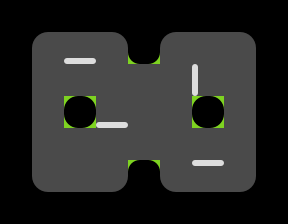

Rendered tile map (Tiled .tmx) drawn with the repository's tilesets; below, a short description and the full map source, tile grids included:
An orthogonal 9x7 tile map with 32x32 px tiles, 5 tile layers (grid, walls, zonemap, blockrounded, ...) and 5 objects (2x enemy, 2x goal, player).

<map version="1.0" orientation="orthogonal" width="9" height="7" tilewidth="32" tileheight="32">
 <properties>
  <property name="_mode" value="" />
  <property name="_title" value="test" />
  <property name="_zone" value="" />
 </properties>
 <tileset firstgid="1" name="cells" tilewidth="32" tileheight="32">
  <image source="../cells.png" trans="ff00ff" width="128" height="384" />
 </tileset>
 <layer name="grid" width="9" height="7">
  <data>
   <tile gid="16" />
   <tile gid="16" />
   <tile gid="16" />
   <tile gid="16" />
   <tile gid="16" />
   <tile gid="16" />
   <tile gid="16" />
   <tile gid="16" />
   <tile gid="16" />
   <tile gid="16" />
   <tile gid="1" />
   <tile gid="1" />
   <tile gid="1" />
   <tile gid="16" />
   <tile gid="1" />
   <tile gid="1" />
   <tile gid="1" />
   <tile gid="16" />
   <tile gid="16" />
   <tile gid="1" />
   <tile gid="1" />
   <tile gid="1" />
   <tile gid="1" />
   <tile gid="1" />
   <tile gid="1" />
   <tile gid="1" />
   <tile gid="16" />
   <tile gid="16" />
   <tile gid="1" />
   <tile gid="16" />
   <tile gid="1" />
   <tile gid="1" />
   <tile gid="1" />
   <tile gid="16" />
   <tile gid="1" />
   <tile gid="16" />
   <tile gid="16" />
   <tile gid="1" />
   <tile gid="1" />
   <tile gid="1" />
   <tile gid="1" />
   <tile gid="1" />
   <tile gid="1" />
   <tile gid="1" />
   <tile gid="16" />
   <tile gid="16" />
   <tile gid="1" />
   <tile gid="1" />
   <tile gid="1" />
   <tile gid="16" />
   <tile gid="1" />
   <tile gid="1" />
   <tile gid="1" />
   <tile gid="16" />
   <tile gid="16" />
   <tile gid="16" />
   <tile gid="16" />
   <tile gid="16" />
   <tile gid="16" />
   <tile gid="16" />
   <tile gid="16" />
   <tile gid="16" />
   <tile gid="16" />
  </data>
 </layer>
 <layer name="walls" width="9" height="7">
  <data>
   <tile gid="0" />
   <tile gid="0" />
   <tile gid="0" />
   <tile gid="0" />
   <tile gid="0" />
   <tile gid="0" />
   <tile gid="0" />
   <tile gid="0" />
   <tile gid="0" />
   <tile gid="0" />
   <tile gid="0" />
   <tile gid="9" />
   <tile gid="0" />
   <tile gid="0" />
   <tile gid="0" />
   <tile gid="0" />
   <tile gid="0" />
   <tile gid="0" />
   <tile gid="0" />
   <tile gid="0" />
   <tile gid="0" />
   <tile gid="0" />
   <tile gid="0" />
   <tile gid="0" />
   <tile gid="3" />
   <tile gid="0" />
   <tile gid="0" />
   <tile gid="0" />
   <tile gid="0" />
   <tile gid="0" />
   <tile gid="9" />
   <tile gid="0" />
   <tile gid="0" />
   <tile gid="0" />
   <tile gid="0" />
   <tile gid="0" />
   <tile gid="0" />
   <tile gid="0" />
   <tile gid="0" />
   <tile gid="0" />
   <tile gid="0" />
   <tile gid="0" />
   <tile gid="0" />
   <tile gid="0" />
   <tile gid="0" />
   <tile gid="0" />
   <tile gid="0" />
   <tile gid="0" />
   <tile gid="0" />
   <tile gid="0" />
   <tile gid="0" />
   <tile gid="5" />
   <tile gid="0" />
   <tile gid="0" />
   <tile gid="0" />
   <tile gid="0" />
   <tile gid="0" />
   <tile gid="0" />
   <tile gid="0" />
   <tile gid="0" />
   <tile gid="0" />
   <tile gid="0" />
   <tile gid="0" />
  </data>
 </layer>
 <layer name="zonemap" width="9" height="7">
  <data>
   <tile gid="0" />
   <tile gid="0" />
   <tile gid="0" />
   <tile gid="0" />
   <tile gid="0" />
   <tile gid="0" />
   <tile gid="0" />
   <tile gid="0" />
   <tile gid="0" />
   <tile gid="0" />
   <tile gid="0" />
   <tile gid="0" />
   <tile gid="0" />
   <tile gid="0" />
   <tile gid="0" />
   <tile gid="0" />
   <tile gid="0" />
   <tile gid="0" />
   <tile gid="0" />
   <tile gid="0" />
   <tile gid="0" />
   <tile gid="0" />
   <tile gid="0" />
   <tile gid="0" />
   <tile gid="0" />
   <tile gid="0" />
   <tile gid="0" />
   <tile gid="0" />
   <tile gid="0" />
   <tile gid="0" />
   <tile gid="0" />
   <tile gid="0" />
   <tile gid="0" />
   <tile gid="0" />
   <tile gid="0" />
   <tile gid="0" />
   <tile gid="0" />
   <tile gid="0" />
   <tile gid="0" />
   <tile gid="0" />
   <tile gid="0" />
   <tile gid="0" />
   <tile gid="0" />
   <tile gid="0" />
   <tile gid="0" />
   <tile gid="0" />
   <tile gid="0" />
   <tile gid="0" />
   <tile gid="0" />
   <tile gid="0" />
   <tile gid="0" />
   <tile gid="0" />
   <tile gid="0" />
   <tile gid="0" />
   <tile gid="0" />
   <tile gid="0" />
   <tile gid="0" />
   <tile gid="0" />
   <tile gid="0" />
   <tile gid="0" />
   <tile gid="0" />
   <tile gid="0" />
   <tile gid="0" />
  </data>
 </layer>
 <layer name="blockrounded" width="9" height="7">
  <data>
   <tile gid="0" />
   <tile gid="0" />
   <tile gid="0" />
   <tile gid="0" />
   <tile gid="0" />
   <tile gid="0" />
   <tile gid="0" />
   <tile gid="0" />
   <tile gid="0" />
   <tile gid="0" />
   <tile gid="0" />
   <tile gid="0" />
   <tile gid="0" />
   <tile gid="30" />
   <tile gid="0" />
   <tile gid="0" />
   <tile gid="0" />
   <tile gid="0" />
   <tile gid="0" />
   <tile gid="0" />
   <tile gid="0" />
   <tile gid="0" />
   <tile gid="0" />
   <tile gid="0" />
   <tile gid="0" />
   <tile gid="0" />
   <tile gid="0" />
   <tile gid="0" />
   <tile gid="0" />
   <tile gid="35" />
   <tile gid="0" />
   <tile gid="0" />
   <tile gid="0" />
   <tile gid="35" />
   <tile gid="0" />
   <tile gid="0" />
   <tile gid="0" />
   <tile gid="0" />
   <tile gid="0" />
   <tile gid="0" />
   <tile gid="0" />
   <tile gid="0" />
   <tile gid="0" />
   <tile gid="0" />
   <tile gid="0" />
   <tile gid="0" />
   <tile gid="0" />
   <tile gid="0" />
   <tile gid="0" />
   <tile gid="29" />
   <tile gid="0" />
   <tile gid="0" />
   <tile gid="0" />
   <tile gid="0" />
   <tile gid="0" />
   <tile gid="0" />
   <tile gid="0" />
   <tile gid="0" />
   <tile gid="0" />
   <tile gid="0" />
   <tile gid="0" />
   <tile gid="0" />
   <tile gid="0" />
  </data>
 </layer>
 <layer name="cellrounded" width="9" height="7">
  <data>
   <tile gid="0" />
   <tile gid="0" />
   <tile gid="0" />
   <tile gid="0" />
   <tile gid="0" />
   <tile gid="0" />
   <tile gid="0" />
   <tile gid="0" />
   <tile gid="0" />
   <tile gid="0" />
   <tile gid="17" />
   <tile gid="0" />
   <tile gid="18" />
   <tile gid="0" />
   <tile gid="17" />
   <tile gid="0" />
   <tile gid="18" />
   <tile gid="0" />
   <tile gid="0" />
   <tile gid="0" />
   <tile gid="0" />
   <tile gid="0" />
   <tile gid="0" />
   <tile gid="0" />
   <tile gid="0" />
   <tile gid="0" />
   <tile gid="0" />
   <tile gid="0" />
   <tile gid="0" />
   <tile gid="0" />
   <tile gid="0" />
   <tile gid="0" />
   <tile gid="0" />
   <tile gid="0" />
   <tile gid="0" />
   <tile gid="0" />
   <tile gid="0" />
   <tile gid="0" />
   <tile gid="0" />
   <tile gid="0" />
   <tile gid="0" />
   <tile gid="0" />
   <tile gid="0" />
   <tile gid="0" />
   <tile gid="0" />
   <tile gid="0" />
   <tile gid="19" />
   <tile gid="0" />
   <tile gid="20" />
   <tile gid="0" />
   <tile gid="19" />
   <tile gid="0" />
   <tile gid="20" />
   <tile gid="0" />
   <tile gid="0" />
   <tile gid="0" />
   <tile gid="0" />
   <tile gid="0" />
   <tile gid="0" />
   <tile gid="0" />
   <tile gid="0" />
   <tile gid="0" />
   <tile gid="0" />
  </data>
 </layer>
 <objectgroup name="players" width="9" height="7">
  <object type="player" x="145" y="108" />
 </objectgroup>
 <objectgroup name="enemies" width="9" height="7">
  <object type="enemy" x="45" y="175" />
  <object type="enemy" x="235" y="45" />
 </objectgroup>
 <objectgroup name="items" width="9" height="7">
  <object type="goal" x="50" y="112" />
  <object type="goal" x="240" y="110" />
 </objectgroup>
 <objectgroup name="powerups" width="9" height="7" />
 <objectgroup name="portals" width="9" height="7" />
 <objectgroup name="cells" width="9" height="7" />
</map>
